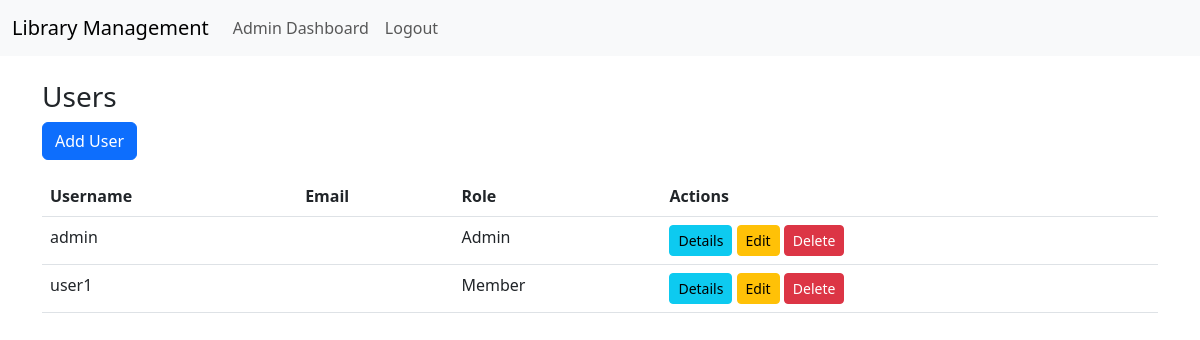
The app's page /users/ (signed in) with its own data.
### core/models.py (models this page shows)
class User(AbstractUser):
    is_admin = models.BooleanField(default=False)
    is_member = models.BooleanField(default=True)

### core/views.py (the view)
# urls.py: path("users/", views.user_list, name="user_list"),
@login_required
def user_list(request):
    if not request.user.is_admin:
        return HttpResponseForbidden("Only admins can view this page.")
    users = User.objects.filter(is_member=True)
    return render(request, "core/user_list.html", {"users": users})

### core/templates/core/user_list.html
{% extends 'base.html' %}
{% block content %}
<h3>Users</h3>
<a href="{% url 'add_user' %}" class="btn btn-primary">Add User</a>
<table class="table mt-3">
    <thead>
        <tr>
            <th>Username</th>
            <th>Email</th>
            <th>Role</th>
            <th>Actions</th>
        </tr>
    </thead>
    <tbody>
        {% for user in users %}
        <tr>
            <td>{{ user.username }}</td>
            <td>{{ user.email }}</td>
            <td>{% if user.is_admin %}Admin{% else %}Member{% endif %}</td>
            <td>
                <a href="{% url 'user_detail' user.id %}" class="btn btn-sm btn-info">Details</a>
                <a href="{% url 'update_user' user.id %}" class="btn btn-sm btn-warning">Edit</a>
                <a href="{% url 'delete_user' user.id %}" class="btn btn-sm btn-danger">Delete</a>
            </td>
        </tr>
        {% endfor %}
    </tbody>
</table>
{% endblock %}

### records on screen
User: username "admin", is_admin "Admin"
User: username "user1", is_admin "Member"
